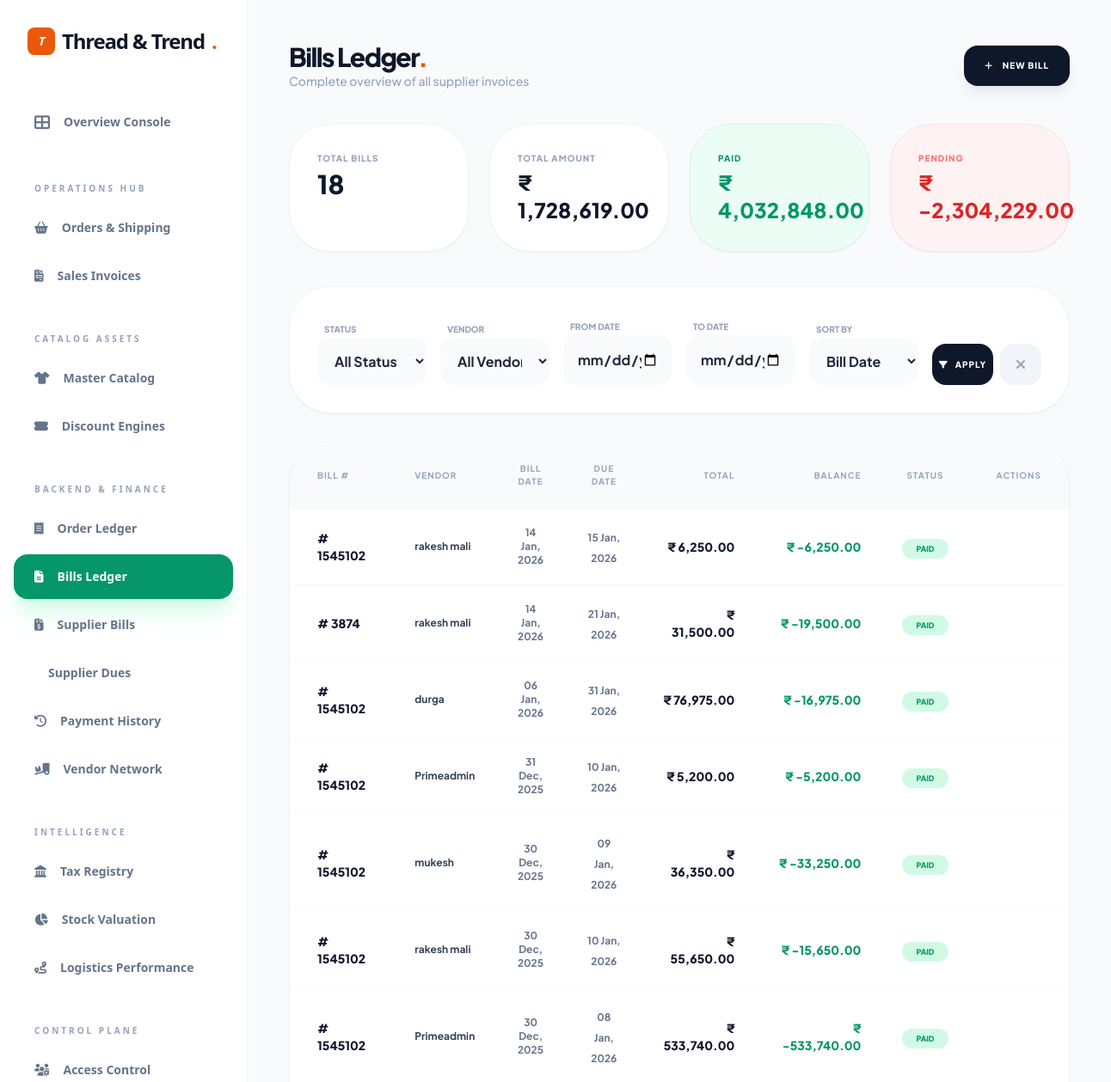
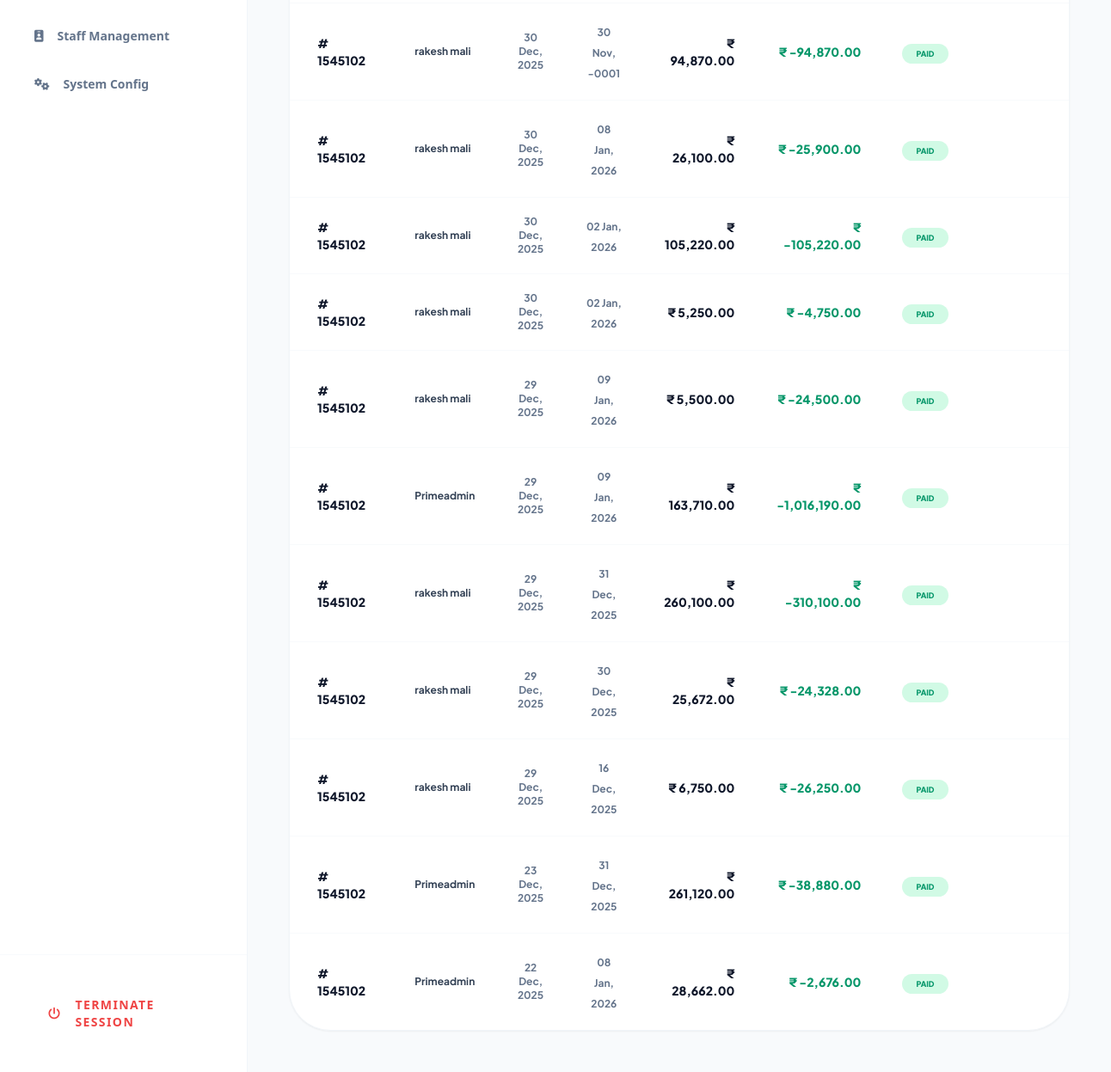
The page /admin/billing/all-bills.php (signed in) on the database its author committed (2 pictures, top to bottom).
### tables this page shows
CREATE TABLE `supplier_bills` (
  `bill_id` int(11) NOT NULL,
  `supplier_id` int(11) NOT NULL,
  `bill_number` varchar(100) DEFAULT NULL,
  `bill_date` date DEFAULT NULL,
  `due_date` date DEFAULT NULL,
  `total_amount` decimal(10,2) DEFAULT NULL,
  `paid_amount` decimal(10,2) DEFAULT 0.00,
  `balance_amount` decimal(10,2) DEFAULT NULL,
  `payment_status` enum('Pending','Partial','Paid') DEFAULT 'Pending',
  `created_at` timestamp NOT NULL DEFAULT current_timestamp()
);

CREATE TABLE `suppliers` (
  `supplier_id` int(11) NOT NULL,
  `name` varchar(100) NOT NULL,
  `contact_person` varchar(100) DEFAULT NULL,
  `email` varchar(100) DEFAULT NULL,
  `phone` varchar(15) DEFAULT NULL,
  `address` text DEFAULT NULL,
  `city` varchar(50) DEFAULT NULL,
  `state` varchar(50) DEFAULT NULL,
  `pincode` varchar(10) DEFAULT NULL,
  `gstin` varchar(15) DEFAULT NULL,
  `payment_terms` enum('Advance','COD','Net 30','Net 60') DEFAULT 'COD',
  `status` enum('active','inactive') DEFAULT 'active',
  `created_at` datetime DEFAULT current_timestamp(),
  `updated_at` datetime DEFAULT current_timestamp() ON UPDATE current_timestamp()
);

### admin/billing/all-bills.php (the view, shortened to what this page needs)
<?php
$base_path = $_SERVER['DOCUMENT_ROOT'] . '/ecommerce-website/';
require_once $base_path . 'config/database.php';
include $base_path . 'includes/admin-header.php';
include $base_path . 'includes/sidebar.php';
$date_from = $_GET['date_from'] ?? '';
$date_to = $_GET['date_to'] ?? '';
$sort_by = $_GET['sort'] ?? 'bill_date';
$sort_order = $_GET['order'] ?? 'DESC';
$where = ["1=1"];
$params = [];
$where_sql = implode(" AND ", $where);
$allowed_sorts = ['bill_date', 'due_date', 'total_amount', 'balance_amount', 'supplier_name'];
$sort_by = in_array($sort_by, $allowed_sorts) ? $sort_by : 'bill_date';
$sort_order = strtoupper($sort_order) === 'ASC' ? 'ASC' : 'DESC';
$sql = "SELECT b.*, s.name as supplier_name
        FROM supplier_bills b
        JOIN suppliers s ON b.supplier_id = s.supplier_id
        WHERE $where_sql
        ORDER BY " . ($sort_by === 'supplier_name' ? 's.name' : "b.$sort_by") . " $sort_order";
$stmt = $pdo->prepare($sql);
$stmt->execute($params);
$bills = $stmt->fetchAll();
$total_bills = count($bills);
$total_amount = array_sum(array_column($bills, 'total_amount'));
$total_paid = $total_amount - array_sum(array_column($bills, 'balance_amount'));
$total_pending = array_sum(array_column($bills, 'balance_amount'));
?>
<main class="p-6 lg:p-12 bg-[#f8fafc] min-h-screen">
    <div class="mb-10 flex flex-col md:flex-row justify-between items-start md:items-center gap-6">
        <div>
            <h2 class="text-3xl font-black tracking-tighter text-slate-900">Bills Ledger<span
                    class="text-orange-600">.</span></h2>
            <p class="text-slate-400 text-sm font-medium">Complete overview of all supplier invoices</p>
        </div>
        <div class="flex gap-3">
            <a href="supplier-bills.php"
                class="bg-slate-900 text-white px-6 py-4 rounded-2xl text-[10px] font-black uppercase tracking-widest hover:bg-orange-600 transition-all shadow-lg shadow-slate-200">
                <i class="fas fa-plus mr-2"></i> New Bill
            </a>
        </div>
    </div>
    <div class="grid grid-cols-1 md:grid-cols-4 gap-6 mb-10">
        <div class="bg-white p-8 rounded-[3rem] border border-slate-100 shadow-sm">
            <p class="text-[10px] font-black text-slate-400 uppercase tracking-widest mb-1">Total Bills</p>
            <h3 class="text-3xl font-black text-slate-900">
                <?= $total_bills ?>
            </h3>
        </div>
        <div class="bg-white p-8 rounded-[3rem] border border-slate-100 shadow-sm">
            <p class="text-[10px] font-black text-slate-400 uppercase tracking-widest mb-1">Total Amount</p>
            <h3 class="text-2xl font-black text-slate-900">₹
                <?= number_format($total_amount, 2) ?>
            </h3>
        </div>
        <div class="bg-emerald-50 p-8 rounded-[3rem] border border-emerald-100 shadow-sm">
            <p class="text-[10px] font-black text-emerald-600 uppercase tracking-widest mb-1">Paid</p>
            <h3 class="text-2xl font-black text-emerald-600">₹
                <?= number_format($total_paid, 2) ?>
            </h3>
        </div>
        <div class="bg-red-50 p-8 rounded-[3rem] border border-red-100 shadow-sm">
            <p class="text-[10px] font-black text-red-400 uppercase tracking-widest mb-1">Pending</p>
            <h3 class="text-2xl font-black text-red-600">₹
                <?= number_format($total_pending, 2) ?>
            </h3>
        </div>
    </div>
    <div class="bg-white p-8 rounded-[3rem] border border-slate-100 shadow-sm mb-8">
        <form method="GET" class="grid grid-cols-1 md:grid-cols-6 gap-4 items-end">
            <div>
                <label class="text-[10px] font-black uppercase text-slate-400 ml-2">Status</label>
                <select name="status" class="w-full bg-slate-50 p-4 rounded-2xl font-bold outline-none">
                    <option value="">All Status</option>
                </select>
            </div>
            <div>
                <label class="text-[10px] font-black uppercase text-slate-400 ml-2">Vendor</label>
                <select name="supplier" class="w-full bg-slate-50 p-4 rounded-2xl font-bold outline-none">
                    <option value="">All Vendors</option>
                </select>
            </div>
            <div>
                <label class="text-[10px] font-black uppercase text-slate-400 ml-2">From Date</label>
                <input type="date" name="date_from" value="<?= $date_from ?>"
                    class="w-full bg-slate-50 p-4 rounded-2xl font-bold outline-none">
            </div>
            <div>
                <label class="text-[10px] font-black uppercase text-slate-400 ml-2">To Date</label>
                <input type="date" name="date_to" value="<?= $date_to ?>"
                    class="w-full bg-slate-50 p-4 rounded-2xl font-bold outline-none">
            </div>
            <div>
                <label class="text-[10px] font-black uppercase text-slate-400 ml-2">Sort By</label>
                <select name="sort" class="w-full bg-slate-50 p-4 rounded-2xl font-bold outline-none">
                    <option value="bill_date" <?= $sort_by === 'bill_date' ? 'selected' : '' ?>>Bill Date</option>
                </select>
            </div>
            <div class="flex gap-2">
                <button type="submit"
                    class="flex-1 bg-slate-900 text-white py-4 rounded-2xl text-[10px] font-black uppercase tracking-widest hover:bg-orange-600 transition-all">
                    <i class="fas fa-filter mr-2"></i>Apply
                </button>
                <a href="all-bills.php"
                    class="w-12 h-12 flex items-center justify-center bg-slate-100 text-slate-400 rounded-2xl hover:bg-red-50 hover:text-red-500 transition-all">
                    <i class="fas fa-times"></i>
                </a>
            </div>
        </form>
    </div>
    <div class="bg-white rounded-[3rem] border border-slate-100 shadow-sm overflow-hidden">
        <table class="w-full text-left">
            <thead class="bg-slate-50 text-[10px] font-black text-slate-400 uppercase tracking-widest">
                <tr>
                    <th class="px-8 py-6">Bill #</th>
                    <th class="px-6 py-6">Vendor</th>
                    <th class="px-6 py-6 text-center">Bill Date</th>
                    <th class="px-6 py-6 text-center">Due Date</th>
                    <th class="px-6 py-6 text-right">Total</th>
                    <th class="px-6 py-6 text-right">Balance</th>
                    <th class="px-6 py-6 text-center">Status</th>
                    <th class="px-8 py-6 text-right">Actions</th>
                </tr>
            </thead>
            <tbody class="divide-y divide-slate-50">
                <?php foreach ($bills as $b):
                    $is_overdue = strtotime($b['due_date']) < time() && strtoupper($b['payment_status']) !== 'PAID';
                    $status = strtoupper($b['payment_status']);
                    $status_class = match ($status) {
                        'PAID' => 'bg-emerald-100 text-emerald-600',
                        'PARTIAL', 'PARTIALLY_PAID' => 'bg-blue-100 text-blue-600',
                        default => 'bg-amber-100 text-amber-700'
                    };
                    ?>
                    <tr class="hover:bg-slate-50 transition-all group">
                        <td class="px-8 py-5">
                            <p class="text-sm font-black text-slate-900">#
                                <?= $b['bill_number'] ?>
                            </p>
                        </td>
                        <td class="px-6 py-5">
                            <p class="text-xs font-bold text-slate-700">
                                <?= htmlspecialchars($b['supplier_name']) ?>
                            </p>
                        </td>
                        <td class="px-6 py-5 text-center text-xs font-bold text-slate-500">
                            <?= date('d M, Y', strtotime($b['bill_date'])) ?>
                        </td>
                        <td class="px-6 py-5 text-center">
                            <span class="text-xs font-bold <?= $is_overdue ? 'text-red-600' : 'text-slate-500' ?>">
                                <?= date('d M, Y', strtotime($b['due_date'])) ?>
                            </span>
                        </td>
                        <td class="px-6 py-5 text-right text-sm font-black text-slate-900">
                            ₹
                            <?= number_format($b['total_amount'], 2) ?>
                        </td>
                        <td
                            class="px-6 py-5 text-right text-sm font-black <?= $b['balance_amount'] > 0 ? 'text-red-600' : 'text-emerald-600' ?>">
                            ₹
                            <?= number_format($b['balance_amount'], 2) ?>
                        </td>
                        <td class="px-6 py-5 text-center">
                            <span class="px-4 py-1.5 rounded-xl text-[9px] font-black uppercase <?= $status_class ?>">
                                <?= str_replace('_', ' ', $status) ?>
                            </span>
                        </td>
                        <td class="px-8 py-5 text-right">
                        </td>
                    </tr>
                <?php endforeach; ?>
            </tbody>
        </table>
    </div>
</main>
<?php include $base_path . 'includes/admin-footer.php'; ?>

### includes/admin-header.php (style rules this page uses)
body { font-family: 'Plus Jakarta Sans', sans-serif; background-color: #f8fafc; color: #1e293b; overflow-x: hidden; }

### rows shown on the page
supplier_bills: bill_number "1545102", supplier.name "rakesh mali", bill_date "14 Jan, 2026", due_date "15 Jan, 2026", total_amount "6,250.00", balance_amount "-6,250.00", payment_status "PAID"
supplier_bills: bill_number "3874", supplier.name "rakesh mali", bill_date "14 Jan, 2026", due_date "21 Jan, 2026", total_amount "31,500.00", balance_amount "-19,500.00", payment_status "PAID"
supplier_bills: bill_number "1545102", supplier.name "durga", bill_date "06 Jan, 2026", due_date "31 Jan, 2026", total_amount "76,975.00", balance_amount "-16,975.00", payment_status "PAID"
supplier_bills: bill_number "1545102", supplier.name "Primeadmin", bill_date "31 Dec, 2025", due_date "10 Jan, 2026", total_amount "5,200.00", balance_amount "-5,200.00", payment_status "PAID"
supplier_bills: bill_number "1545102", supplier.name "mukesh", bill_date "30 Dec, 2025", due_date "09 Jan, 2026", total_amount "36,350.00", balance_amount "-33,250.00", payment_status "PAID"
supplier_bills: bill_number "1545102", supplier.name "rakesh mali", bill_date "30 Dec, 2025", due_date "10 Jan, 2026", total_amount "55,650.00", balance_amount "-15,650.00", payment_status "PAID"
supplier_bills: bill_number "1545102", supplier.name "Primeadmin", bill_date "30 Dec, 2025", due_date "08 Jan, 2026", total_amount "533,740.00", balance_amount "-533,740.00", payment_status "PAID"
supplier_bills: bill_number "1545102", supplier.name "rakesh mali", bill_date "30 Dec, 2025", due_date "30 Nov, -0001", total_amount "94,870.00", balance_amount "-94,870.00", payment_status "PAID"
supplier_bills: bill_number "1545102", supplier.name "rakesh mali", bill_date "30 Dec, 2025", due_date "08 Jan, 2026", total_amount "26,100.00", balance_amount "-25,900.00", payment_status "PAID"
supplier_bills: bill_number "1545102", supplier.name "rakesh mali", bill_date "30 Dec, 2025", due_date "02 Jan, 2026", total_amount "105,220.00", balance_amount "-105,220.00", payment_status "PAID"
supplier_bills: bill_number "1545102", supplier.name "rakesh mali", bill_date "30 Dec, 2025", due_date "02 Jan, 2026", total_amount "5,250.00", balance_amount "-4,750.00", payment_status "PAID"
supplier_bills: bill_number "1545102", supplier.name "rakesh mali", bill_date "29 Dec, 2025", due_date "09 Jan, 2026", total_amount "5,500.00", balance_amount "-24,500.00", payment_status "PAID"
supplier_bills: bill_number "1545102", supplier.name "Primeadmin", bill_date "29 Dec, 2025", due_date "09 Jan, 2026", total_amount "163,710.00", balance_amount "-1,016,190.00", payment_status "PAID"
supplier_bills: bill_number "1545102", supplier.name "rakesh mali", bill_date "29 Dec, 2025", due_date "31 Dec, 2025", total_amount "260,100.00", balance_amount "-310,100.00", payment_status "PAID"
supplier_bills: bill_number "1545102", supplier.name "rakesh mali", bill_date "29 Dec, 2025", due_date "30 Dec, 2025", total_amount "25,672.00", balance_amount "-24,328.00", payment_status "PAID"
supplier_bills: bill_number "1545102", supplier.name "rakesh mali", bill_date "29 Dec, 2025", due_date "16 Dec, 2025", total_amount "6,750.00", balance_amount "-26,250.00", payment_status "PAID"
supplier_bills: bill_number "1545102", supplier.name "Primeadmin", bill_date "23 Dec, 2025", due_date "31 Dec, 2025", total_amount "261,120.00", balance_amount "-38,880.00", payment_status "PAID"
supplier_bills: bill_number "1545102", supplier.name "Primeadmin", bill_date "22 Dec, 2025", due_date "08 Jan, 2026", total_amount "28,662.00", balance_amount "-2,676.00", payment_status "PAID"

### other values the page prints
$total_bills "18"
$total_amount "1,728,619.00"
$total_paid "4,032,848.00"
$total_pending "-2,304,229.00"
